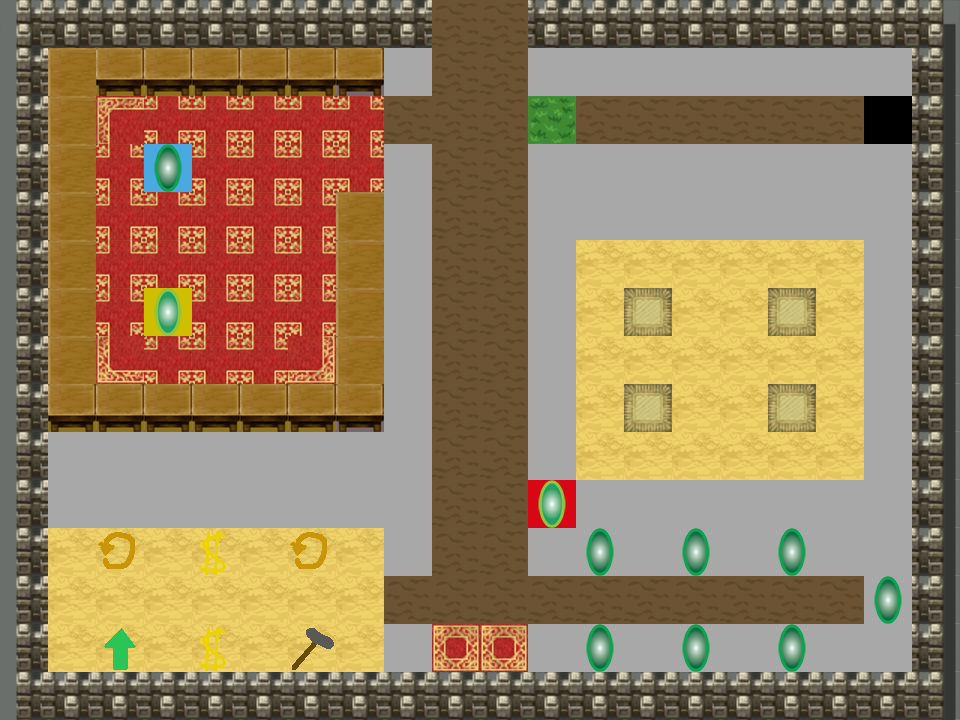

Tiled map render using the project's own tile images. Description and the map definition, with tile-layer contents summarised, below:
An orthogonal 20x15 tile map with 48x48 px tiles, 2 tile layers (L1 Back, L2 Normal), 2 tilesets and 43 objects (16x onenter, 13x LevelObject, 3x lairportal, 2x static).

<map version="1.0" orientation="orthogonal" width="20" height="15" tilewidth="48" tileheight="48">
 <properties>
  <property name="music" value="town" />
 </properties>
 <tileset firstgid="1" name="bottom" tilewidth="48" tileheight="48" spacing="2" margin="1">
  <image source="../gfx/simple_tile2.png" width="200" height="150" />
 </tileset>
 <tileset firstgid="13" name="jungle_tiled" tilewidth="48" tileheight="48">
  <image source="../gfx/jungle_tiled.png" width="768" height="576" />
 </tileset>
 <layer name="L1 Back" width="20" height="15">
  <data>[300 cells, 300 non-empty, 9 distinct tile ids]</data>
 </layer>
 <layer name="L2 Normal" width="20" height="15">
  <data>[300 cells, 140 non-empty, 19 distinct tile ids]</data>
 </layer>
 <objectgroup name="Events" width="20" height="15">
  <properties>
   <property name="Events" value="true" />
  </properties>
  <object name="TownExit" type="LevelObject" x="432" y="0" width="96" height="48" />
  <object name="LairPortal" type="LevelObject" x="624" y="48" width="48" height="48">
   <properties>
    <property name="name" value="Eridus' Lair%God of Earth" />
    <property name="showLairPort" value="eridus" />
   </properties>
  </object>
  <object name="EventClient" type="lairportal" x="624" y="144" width="48" height="48">
   <properties>
    <property name="name" value="Sigos' Lair%God of Storms" />
    <property name="showLairPort" value="storms" />
   </properties>
  </object>
  <object name="RegenerationFountain" type="LevelObject" x="432" y="336" width="96" height="96" />
  <object name="Spawn" type="static" x="456" y="264" width="48" height="48" />
  <object name="EventClient" type="onenter" x="624" y="288" width="48" height="48">
   <properties>
    <property name="stash" value="0" />
   </properties>
  </object>
  <object name="EventClient" type="onenter" x="528" y="48" width="384" height="144">
   <properties>
    <property name="lairportals" value="" />
   </properties>
  </object>
  <object name="EventClient" type="onenter" x="96" y="528" width="48" height="48">
   <properties>
    <property name="dailyquest" value="" />
   </properties>
  </object>
  <object name="EventClient" type="onenter" x="192" y="528" width="48" height="48">
   <properties>
    <property name="itemSold" value="HP Potion:1:1;100" />
   </properties>
  </object>
  <object name="EventClient" type="onenter" x="96" y="624" width="48" height="48">
   <properties>
    <property name="enchanting" value="" />
   </properties>
  </object>
  <object name="EventClient" type="onenter" x="144" y="144" width="48" height="48">
   <properties>
    <property name="name" value="PvP Arena" />
    <property name="showPort" value="pvpArena1" />
   </properties>
  </object>
  <object name="EventClient" type="onenter" x="144" y="288" width="48" height="48">
   <properties>
    <property name="name" value="Monster Arena" />
    <property name="showPort" value="pvmArena1" />
   </properties>
  </object>
  <object name="TownExit" type="static" x="432" y="0" width="96" height="48" />
  <object name="EventClient" type="onenter" x="576" y="528" width="48" height="48">
   <properties>
    <property name="name" value="Hall of Fame 1" />
    <property name="showFamePort" value="1" />
   </properties>
  </object>
  <object name="EventClient" type="onenter" x="576" y="624" width="48" height="48">
   <properties>
    <property name="name" value="Hall of Fame 2" />
    <property name="showFamePort" value="2" />
   </properties>
  </object>
  <object name="EventClient" type="onenter" x="624" y="384" width="48" height="48">
   <properties>
    <property name="stash" value="1" />
   </properties>
  </object>
  <object name="EventClient" type="onenter" x="768" y="288" width="48" height="48">
   <properties>
    <property name="stash" value="2" />
   </properties>
  </object>
  <object name="EventClient" type="onenter" x="768" y="384" width="48" height="48">
   <properties>
    <property name="stash" value="3" />
   </properties>
  </object>
  <object name="LairPortal" type="LevelObject" x="528" y="96" width="48" height="48">
   <properties>
    <property name="name" value="Garden of Eden" />
    <property name="showLairPort" value="special" />
   </properties>
  </object>
  <object name="EventClient" type="onenter" x="288" y="624" width="48" height="48">
   <properties>
    <property name="glyphmaster" value="" />
   </properties>
  </object>
  <object name="LairPortal" type="LevelObject" x="720" y="48" width="48" height="48">
   <properties>
    <property name="name" value="Fugis' Lair%God of Fire" />
    <property name="showLairPort" value="fire" />
   </properties>
  </object>
  <object name="LairPortal" type="LevelObject" x="720" y="144" width="48" height="48">
   <properties>
    <property name="name" value="Wistos' Lair%God of Water" />
    <property name="showLairPort" value="water" />
   </properties>
  </object>
  <object name="LairPortal" type="LevelObject" x="816" y="48" width="48" height="48">
   <properties>
    <property name="name" value="Nuris' Lair%God of Nature" />
    <property name="showLairPort" value="nuris" />
   </properties>
  </object>
  <object name="EventClient" type="lairportal" x="816" y="144" width="48" height="48">
   <properties>
    <property name="name" value="Laxos' Lair%God of Lightning" />
    <property name="showLairPort" value="lightning" />
   </properties>
  </object>
  <object name="LairPortal" type="LevelObject" x="864" y="96" width="48" height="48">
   <properties>
    <property name="name" value="Hotrax' Lair%God of Hatred" />
    <property name="showLairPort" value="hatred" />
   </properties>
  </object>
  <object name="EventClient" type="onenter" x="192" y="624" width="48" height="48">
   <properties>
    <property name="itemSold" value="Mana Potion:1:1;100" />
   </properties>
  </object>
  <object name="NPC;2" type="LevelObject" x="456" y="168" width="48" height="48">
   <properties>
    <property name="animated" value="true" />
    <property name="animationTime" value="700" />
    <property name="asset" value="Adventurer" />
    <property name="dialogueId" value="1" />
    <property name="doRemove" value="true" />
    <property name="uniqueId" value="1" />
   </properties>
  </object>
  <object name="EventClient" type="onenter" x="288" y="528" width="48" height="48">
   <properties>
    <property name="skinSelection" value="" />
   </properties>
  </object>
  <object name="Vortex" type="LevelObject" x="672" y="432" width="192" height="192">
   <properties>
    <property name="asset" value="vortex" />
    <property name="rotation" value="true" />
    <property name="strengthFactor" value="0.1" />
   </properties>
  </object>
  <object name="EventClient" type="lairportal" x="528" y="480" width="48" height="48">
   <properties>
    <property name="name" value="Test Range" />
    <property name="showLairPort" value="testRange" />
    <property name="unlocked" value="7" />
   </properties>
  </object>
  <object name="EventClient" type="onenter" x="432" y="624" width="96" height="48">
   <properties>
    <property name="showGemStore" value="" />
   </properties>
  </object>
  </objectgroup>
 <objectgroup name="Collision" width="20" height="15">
  <properties>
   <property name="Collide" value="true" />
  </properties>
  <!-- 9 objects omitted --></objectgroup>
 <objectgroup name="Animated" width="20" height="15">
  <properties>
   <property name="Animated" value="true" />
  </properties>
 </objectgroup>
 <objectgroup name="Liquid" width="20" height="15">
  <properties>
   <property name="Liquid" value="true" />
  </properties>
 </objectgroup>
</map>
<!-- 12 of 43 objects omitted -->
